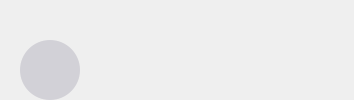
<?xml version="1.0" encoding="UTF-8"?>
<ui version="4.0">
 <class>StudentWidget</class>
 <widget class="QWidget" name="StudentWidget">
  <property name="geometry">
   <rect>
    <x>0</x>
    <y>0</y>
    <width>354</width>
    <height>100</height>
   </rect>
  </property>
  <property name="windowTitle">
   <string>Form</string>
  </property>
  <widget class="QLabel" name="LabelHead">
   <property name="geometry">
    <rect>
     <x>20</x>
     <y>40</y>
     <width>60</width>
     <height>60</height>
    </rect>
   </property>
   <property name="styleSheet">
    <string notr="true">background-color:rgb(210, 209, 215);
border-radius:30px;
</string>
   </property>
   <property name="text">
    <string/>
   </property>
  </widget>
  <widget class="QLabel" name="LabelName">
   <property name="geometry">
    <rect>
     <x>90</x>
     <y>40</y>
     <width>244</width>
     <height>30</height>
    </rect>
   </property>
   <property name="font">
    <font>
     <family>宋体</family>
     <pointsize>12</pointsize>
    </font>
   </property>
   <property name="text">
    <string/>
   </property>
  </widget>
  <widget class="QLabel" name="LabelId">
   <property name="geometry">
    <rect>
     <x>90</x>
     <y>70</y>
     <width>244</width>
     <height>20</height>
    </rect>
   </property>
   <property name="font">
    <font>
     <family>宋体</family>
    </font>
   </property>
   <property name="styleSheet">
    <string notr="true">color: rgb(155, 155, 155);</string>
   </property>
   <property name="text">
    <string/>
   </property>
  </widget>
 </widget>
 <resources/>
 <connections/>
</ui>
